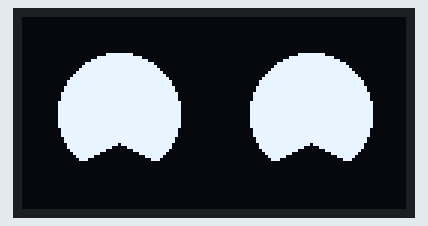
Bench run of a sketch on a simulated Arduino Uno, built with avr-gcc and run on an emulated ATmega328P. Parts: 128×64 one-colour display.

Above: at 0.1 s.

The sketch:

ojos_felices.ino
```cpp
#include <Adafruit_GFX.h>
#include <Adafruit_SSD1306.h>

#define SCREEN_WIDTH 128 // Ancho de la pantalla OLED
#define SCREEN_HEIGHT 64 // Alto de la pantalla OLED

// Inicializa la pantalla OLED
Adafruit_SSD1306 display(SCREEN_WIDTH, SCREEN_HEIGHT, &Wire, -1);

bool isCircleVisible = false; // Estado del círculo (visible o no visible)

void setup() {
  // Inicializa la comunicación con la pantalla OLED
  if(!display.begin(SSD1306_SWITCHCAPVCC, 0x3C)) {
    Serial.println(F("No se pudo inicializar la pantalla OLED"));
    while(true);
  }

  // Borra la pantalla
  display.clearDisplay();

  // Actualiza la pantalla
  display.display();
}

void loop() {
  // Alterna el estado del círculo cada 500 milisegundos
  isCircleVisible = !isCircleVisible;

  // Dibuja o borra los círculos según el estado actual
  if(isCircleVisible) {
    drawEyes(); // Dibuja los ojos
  } else {
    clearEyes(); // Borra los ojos
  }

  // Actualiza la pantalla
  display.display();

  // Espera 500 milisegundos
  delay(500);
}

// Función para dibujar los ojos
void drawEyes() {
  int radius = 20; // Radio del círculo

  int x1 = SCREEN_WIDTH / 4; // Centro del ojo izquierdo
  int x2 = 3 * SCREEN_WIDTH / 4; // Centro del ojo derecho
  int y = SCREEN_HEIGHT / 2; // Centro vertical

  // Dibuja el ojo izquierdo
  display.fillCircle(x1, y, radius, SSD1306_WHITE);

  // Dibuja el ojo derecho
  display.fillCircle(x2, y, radius, SSD1306_WHITE);

  // Dibujar triángulo negro en la parte inferior del ojo izquierdo
  int triangleHeight = 10;
  display.fillTriangle(x1 - radius, y + radius, x1 + radius, y + radius, x1, y + radius - triangleHeight, SSD1306_BLACK);

  // Dibujar triángulo negro en la parte inferior del ojo derecho
  display.fillTriangle(x2 - radius, y + radius, x2 + radius, y + radius, x2, y + radius - triangleHeight, SSD1306_BLACK);
}

// Función para borrar los ojos
void clearEyes() {
  int radius = 20; // Radio del círculo

  int x1 = SCREEN_WIDTH / 4; // Centro del ojo izquierdo
  int x2 = 3 * SCREEN_WIDTH / 4; // Centro del ojo derecho
  int y = SCREEN_HEIGHT / 2; // Centro vertical

  // Borra el ojo izquierdo
  display.fillCircle(x1, y, radius, SSD1306_BLACK);

  // Borra el ojo derecho
  display.fillCircle(x2, y, radius, SSD1306_BLACK);
}
```

Measured:
- what the display in image 0 shows lasts 0.5 s, from 0.1 s to 0.6 s
